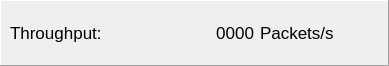
<?xml version="1.0" encoding="UTF-8"?>
<ui version="4.0">
 <class>ThroughputDisplayWidget</class>
 <widget class="QWidget" name="ThroughputDisplayWidget">
  <property name="geometry">
   <rect>
    <x>0</x>
    <y>0</y>
    <width>389</width>
    <height>66</height>
   </rect>
  </property>
  <property name="minimumSize">
   <size>
    <width>0</width>
    <height>0</height>
   </size>
  </property>
  <property name="windowTitle">
   <string>DateWidget</string>
  </property>
  <layout class="QGridLayout" name="gridLayout">
   <property name="leftMargin">
    <number>0</number>
   </property>
   <property name="topMargin">
    <number>0</number>
   </property>
   <property name="rightMargin">
    <number>0</number>
   </property>
   <property name="bottomMargin">
    <number>0</number>
   </property>
   <item row="0" column="0">
    <widget class="QFrame" name="frame">
     <property name="frameShape">
      <enum>QFrame::Shape::Panel</enum>
     </property>
     <property name="frameShadow">
      <enum>QFrame::Shadow::Raised</enum>
     </property>
     <layout class="QGridLayout" name="gridLayout_2">
      <item row="0" column="0">
       <widget class="QLabel" name="DataLabel">
        <property name="font">
         <font>
          <pointsize>13</pointsize>
         </font>
        </property>
        <property name="text">
         <string>Throughput:</string>
        </property>
       </widget>
      </item>
      <item row="0" column="1">
       <widget class="QLabel" name="Data">
        <property name="maximumSize">
         <size>
          <width>16777215</width>
          <height>288</height>
         </size>
        </property>
        <property name="font">
         <font>
          <pointsize>13</pointsize>
         </font>
        </property>
        <property name="layoutDirection">
         <enum>Qt::LayoutDirection::LeftToRight</enum>
        </property>
        <property name="text">
         <string>0000</string>
        </property>
        <property name="alignment">
         <set>Qt::AlignmentFlag::AlignRight|Qt::AlignmentFlag::AlignTrailing|Qt::AlignmentFlag::AlignVCenter</set>
        </property>
       </widget>
      </item>
      <item row="0" column="2">
       <widget class="QLabel" name="DataUnit">
        <property name="font">
         <font>
          <pointsize>13</pointsize>
         </font>
        </property>
        <property name="text">
         <string>Packets/s</string>
        </property>
        <property name="scaledContents">
         <bool>false</bool>
        </property>
        <property name="alignment">
         <set>Qt::AlignmentFlag::AlignLeading|Qt::AlignmentFlag::AlignLeft|Qt::AlignmentFlag::AlignVCenter</set>
        </property>
       </widget>
      </item>
     </layout>
    </widget>
   </item>
  </layout>
 </widget>
 <resources/>
 <connections/>
</ui>
